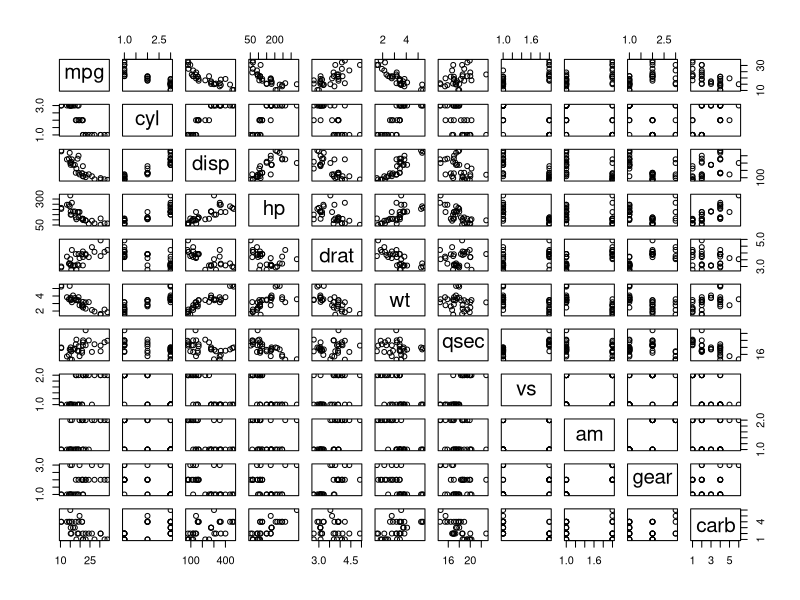
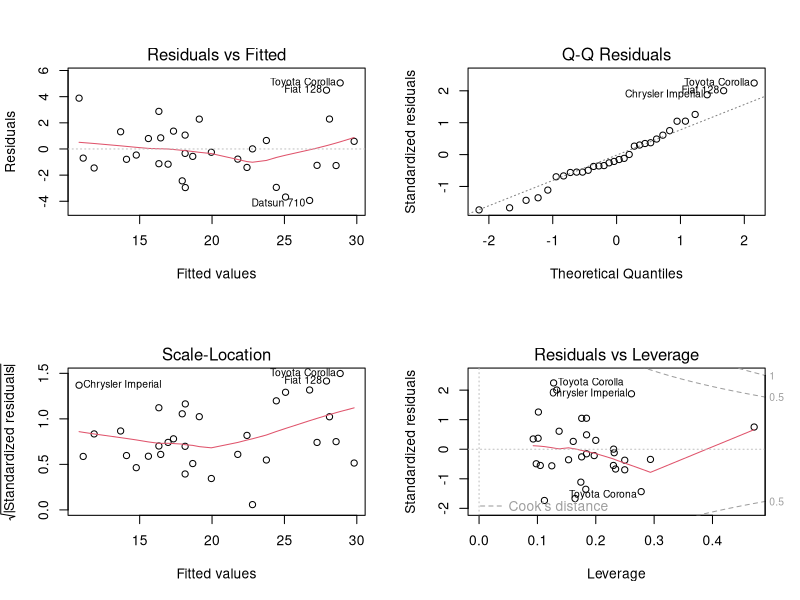
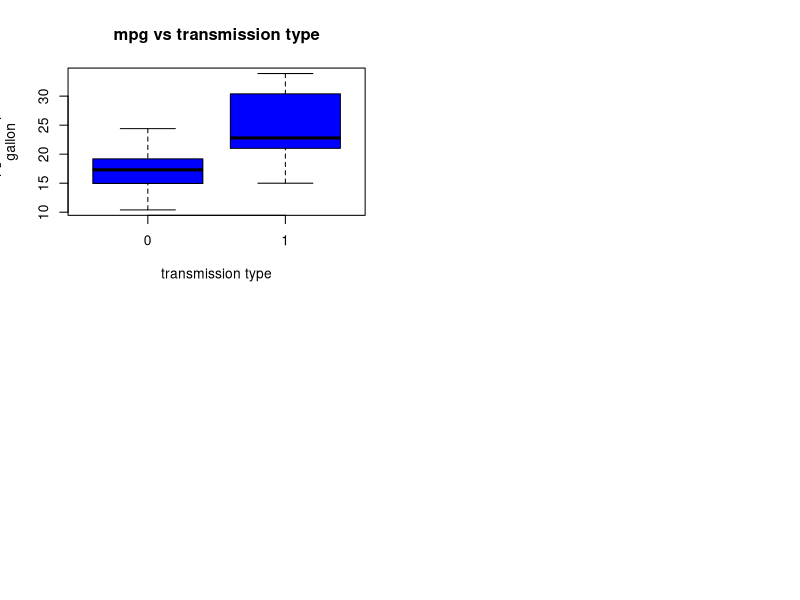

Write R code to recreate these figures, in order.
## ---- chunk 1
knitr::opts_chunk$set(echo = TRUE)
## ---- chunk 2
data("mtcars")
summary(mtcars)
## ---- chunk 3
cor(mtcars$mpg,mtcars[,-1])
## ---- chunk 4
mtcars$cyl <- factor(mtcars$cyl)
mtcars$vs <- factor(mtcars$vs)
mtcars$am <- factor(mtcars$am)
mtcars$gear <- factor(mtcars$gear)
mtcars$carb <- factor(mtcars$carb)
## ---- chunk 5
model <- lm(mpg ~ ., data = mtcars)
goodmodel <- step(model, direction = "backward")

summary(goodmodel)
## ---- chunk 6
t.test(mpg ~ am, data = mtcars) 
## ---- chunk 7
pairs(mpg ~ ., data = mtcars)
## ---- chunk 8
par(mfrow=c(2, 2))
plot(goodmodel)
## ---- chunk 9
boxplot(mtcars$mpg ~ mtcars$am, data = mtcars, outpch = 19, ylab="mpg:miles per 
gallon",xlab="transmission type",main="mpg vs transmission type", col="blue")
